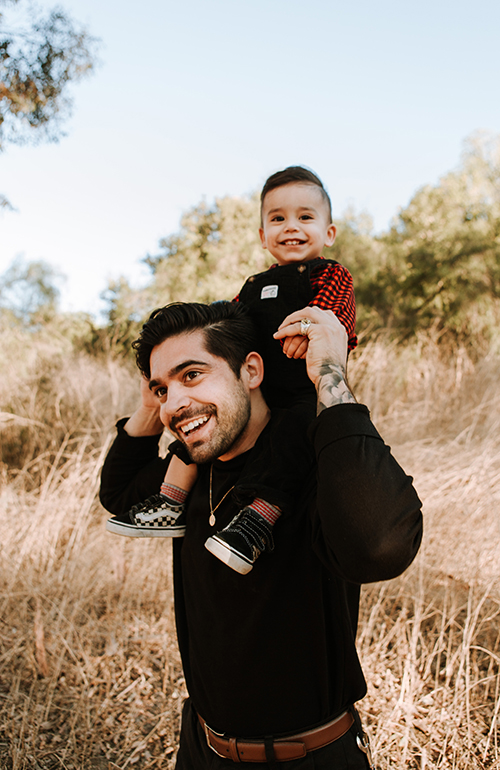
#> input picture Lab4-Face-Detection/images/face1.jpg, 500 x 770 px
$ python face.py
#> lines starting #> are read from the running program, lines starting #| are printed output that depends on the picture; after the words box and inside, x2 and y2 are one past the last pixel; in counts of white or black regions, pixels touching at a corner belong together
################################################
#
# COMS30068 - face.py
# University of Bristol
#
################################################

import numpy as np
import cv2
import os
import sys
import argparse

class Box:
    def __init__(self, x, y, w, h):
        self.x = x
        self.y = y
        self.w = w
        self.h = h


# LOADING THE IMAGE
# Example usage: python filter2d.py -n car1.png
parser = argparse.ArgumentParser(description='face detection')
parser.add_argument('-name', '-n', type=str, default='images/face1.jpg')
args = parser.parse_args()

# /** Global variables */
cascade_name = "frontalface.xml"


def detectAndDisplay(frame):
    detectedList = []
	# 1. Prepare Image by turning it into Grayscale and normalising lighting
    frame_gray = cv2.cvtColor(frame, cv2.COLOR_BGR2GRAY)
    frame_gray = cv2.equalizeHist(frame_gray)
    # 2. Perform Viola-Jones Object Detections
    faces = model.detectMultiScale(frame_gray, scaleFactor=1.1, minNeighbors=7, flags=0, minSize=(10,10), maxSize=(300,300))
    # 3. Print number of Faces found
    print(len(faces))
    # 4. Draw box around faces found
    for i in range(0, len(faces)):
        start_point = (faces[i][0], faces[i][1])
        end_point = (faces[i][0] + faces[i][2], faces[i][1] + faces[i][3])
        colour = (0, 255, 0)
        thickness = 2
        frame = cv2.rectangle(frame, start_point, end_point, colour, thickness)
        detectedList.append(Box(faces[i][0], faces[i][1], faces[i][2], faces[i][3]))

    return detectedList


def iou(box1, box2):
    topLeftX = max(box1.x, box2.x)
    topLeftY = max(box1.y, box2.y)

    bottomRightX = min(box1.x+box1.w, box2.x+box2.w)
    bottomRightY = min(box1.y+box1.h, box2.y+box2.h)

    intersectedWidth = max(0, bottomRightX - topLeftX)
    intersectedHeight = max(0, bottomRightY - topLeftY)

    intersectionArea = intersectedWidth * intersectedHeight
    box1Area = box1.w * box1.h
    box2Area = box2.w * box2.h
    unionArea = box1Area + box2Area - intersectionArea

    if unionArea == 0:
        return 0
    return intersectionArea / unionArea


# ************ NEED MODIFICATION ************
def readGroundtruth(imageName, frame, filename='groundtruth.txt'):
    groundTruthList = []
    # read bounding boxes as ground truth
    with open(filename) as f:
        # read each line in text file
        for line in f.readlines():
            content_list = line.split(",")
            img_name = content_list[0]
            x = float(content_list[1])
            y = float(content_list[2])
            width = float(content_list[3])
            height = float(content_list[4])
            x= int(x)
            y= int(y)
            width= int(width)
            height= int(height)
            # print(imageName[7:12], img_name)
            if imageName[7:12] == img_name:
                # print(str(x)+' '+str(y)+' '+str(width)+' '+str(height))
                groundTruthList.append(Box(x, y, width, height))

                start_point = (x, y)
                end_point = (x+width, y+height)
                colour = (0, 0, 255)
                thickness = 2
                frame = cv2.rectangle(frame, start_point, end_point, colour, thickness)
    return groundTruthList

def computeScores(detectedList, groundTruthList, threshold=0.5):
    FN = 0
    FP = 0
    TP = 0

    matchedGroundTruthBoxes = set()

    for detectedBox in detectedList:
        bestGTIndex = -1
        bestIOU = 0

        # determine best ground truth corresponding to the detected box
        for i, groundTruthBox, in enumerate(groundTruthList):
            currIOU = iou(groundTruthBox, detectedBox)
            if currIOU > bestIOU:
                bestGTIndex = i
                bestIOU = currIOU
        # if the boxes overlap, check if ground truth already matched
        if bestIOU > threshold:
            if bestGTIndex not in matchedGroundTruthBoxes:
                matchedGroundTruthBoxes.add(bestGTIndex)
                TP += 1
            else:
                FP += 1
        else:
            FP += 1
    FN = len(groundTruthList) - len(matchedGroundTruthBoxes)
    return FN, FP, TP


# ==== MAIN ==============================================

imageName = args.name

# ignore if no such file is present.
if (not os.path.isfile(imageName)) or (not os.path.isfile(cascade_name)):
    print('No such file')
    sys.exit(1)

# 1. Read Input Image
frame = cv2.imread(imageName, 1)
#> frame is the input picture: shape (770, 500, 3); mean B, G, R 128.7, 142.4, 156.1

# ignore if image is not array.
if not (type(frame) is np.ndarray):
    print('Not image data')
    sys.exit(1)


# 2. Load the Strong Classifier in a structure called `Cascade'
model = cv2.CascadeClassifier()
if not model.load(cascade_name): # if got error, you might need `if not model.load(cv2.samples.findFile(cascade_name)):' instead
    print('--(!)Error loading cascade model')
    exit(0)


# 3. Detect Faces and Display Result
detectedList = detectAndDisplay( frame )
#> in detectAndDisplay, `frame_gray = cv2.cvtColor(frame, cv2.COLOR_BGR2GRAY)`:
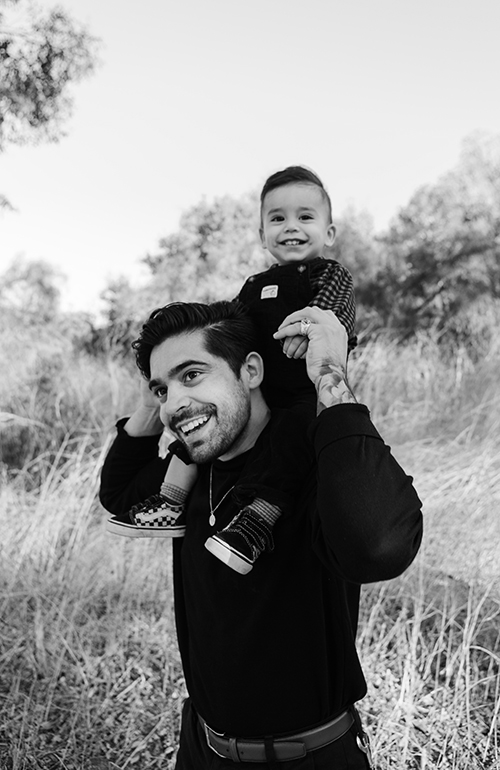
#> frame_gray: shape (770, 500); min 0, max 255, mean 145
#> in detectAndDisplay, `frame_gray = cv2.equalizeHist(frame_gray)`:
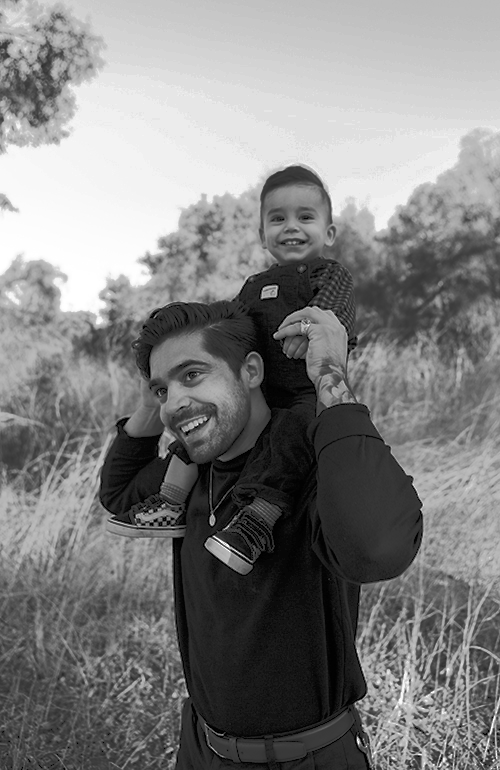
#> frame_gray: shape (770, 500); min 0, max 255, mean 128.3
#> in detectAndDisplay, `faces = model.detectMultiScale(frame_gray, scaleFactor=1.1, minNeighbo..`: faces = [[250, 183, 84, 84], [136, 324, 126, 126]]
#| 2
#> the loop in detectAndDisplay, `for i in range(0, len(faces)):` made 2 passes
#> (end_point, colour, thickness) on passes 1 to 2: ((334, 267), (0, 255, 0), 2), ((262, 450), (0, 255, 0), 2)
#> pass 1, in detectAndDisplay, `frame = cv2.rectangle(frame, start_point, end_point, colour, thickness)`:
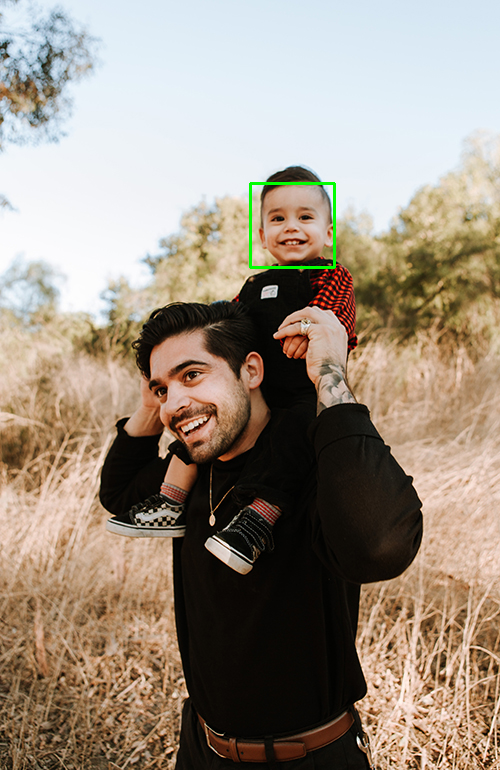
#> frame: shape (770, 500, 3); 0.26% of pixels changed, all inside (x1, y1, x2, y2) = (249, 182, 336, 269)
#> pass 2, in detectAndDisplay, `frame = cv2.rectangle(frame, start_point, end_point, colour, thickness)`:
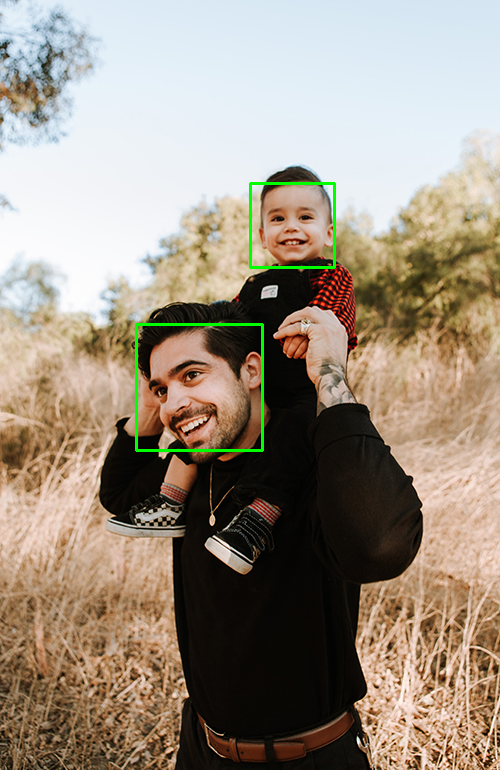
#> frame: shape (770, 500, 3); 0.39% of pixels changed, all inside (x1, y1, x2, y2) = (135, 323, 264, 452)
#> after the loop in detectAndDisplay, `for i in range(0, len(faces)):`: detectedList = 2 items
#> detectedList = 2 items
groundTruthList = readGroundtruth(imageName, frame)
#> (reads Lab4-Face-Detection/groundtruth.txt from the repository)
#> the loop in readGroundtruth, `for line in f.readlines():` made 21 passes
#> pass 1, in readGroundtruth, `frame = cv2.rectangle(frame, start_point, end_point, colour, thickness)`:
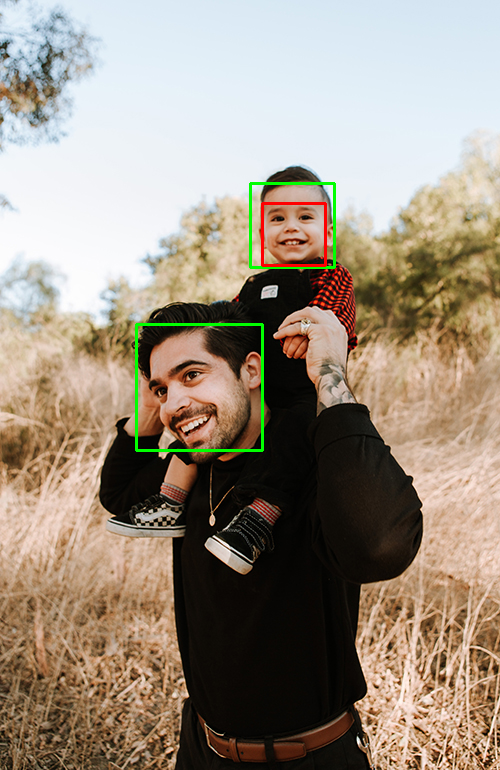
#> frame: shape (770, 500, 3); 0.19% of pixels changed, all inside (x1, y1, x2, y2) = (261, 202, 327, 267)
#> pass 2, in readGroundtruth, `frame = cv2.rectangle(frame, start_point, end_point, colour, thickness)`:
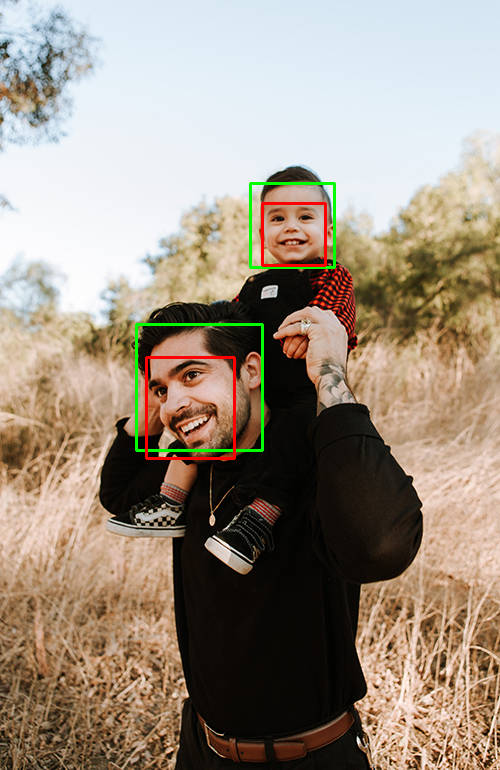
#> frame: shape (770, 500, 3); 0.29% of pixels changed, all inside (x1, y1, x2, y2) = (145, 356, 236, 460)
#> groundTruthList = 2 items

FN, FP, TP = computeScores(detectedList,groundTruthList,0.5)
#> the loop in computeScores, `for detectedBox in detectedList:` made 2 passes
#> after the loop in computeScores, `for detectedBox in detectedList:`: FP = 1; matchedGroundTruthBoxes = 1 item
#> in computeScores, `FN = len(groundTruthList) - len(matchedGroundTruthBoxes)`: FN = 1
#> FN = 1; FP = 1; TP = 1
print(FN, FP, TP)
#| 1 1 1

recall = TP / (TP + FN) # aka TPR
#> recall = 0.5

precision = TP / (TP + FP)
#> precision = 0.5

F1 = 2*precision*recall/(precision+recall)
#> F1 = 0.5

print(F1)
#| 0.5

# 4. Save Result Image
cv2.imwrite( "detected.jpg", frame )
